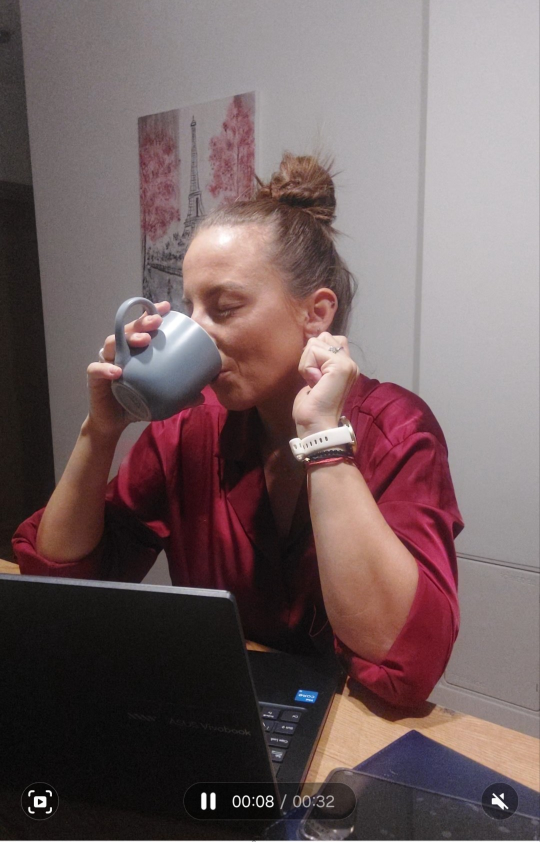
#> input picture video/source/1.jpg, 1080 x 1683 px (shown at 1/2 size); its folder holds 4 pictures in this run
$ python render.py
#> lines starting #> are read from the running program, lines starting #| are printed output that depends on the picture
"""Render the DAY 01 reel (1080x1920, 25 s) from stills in source/ (+ optional works/).

Usage: python3 render.py   ->  day01.mp4 + day01.srt
Put your strongest AI works (jpg/png) into works/ – scene 3 cuts through them
and the last one is used as the final campaign visual in scene 5. Without them,
crops of the laptop screen from source/2.jpg are used.
"""
import glob, os, subprocess
from PIL import Image, ImageDraw, ImageFilter, ImageFont, ImageEnhance

HERE = os.path.dirname(os.path.abspath(__file__))
W, H, FPS = 1080, 1920, 30
FONT = "/usr/share/fonts/opentype/inter/Inter-SemiBold.otf"
FONT_B = "/usr/share/fonts/opentype/inter/InterDisplay-Bold.otf"
FONT_L = "/usr/share/fonts/opentype/inter/Inter-Medium.otf"
UI_CROP = 210  # bottom video-player bar on the screenshots


def load(name, ui=True):
#> called with name = '1.jpg', ui = True
    im = Image.open(os.path.join(HERE, "source", name)).convert("RGB")
#> im is the input picture: PIL image 1080x1683 RGB; mean R, G, B 113.5, 95.5, 96.4
    if ui:
        im = im.crop((0, 0, im.width, im.height - UI_CROP))
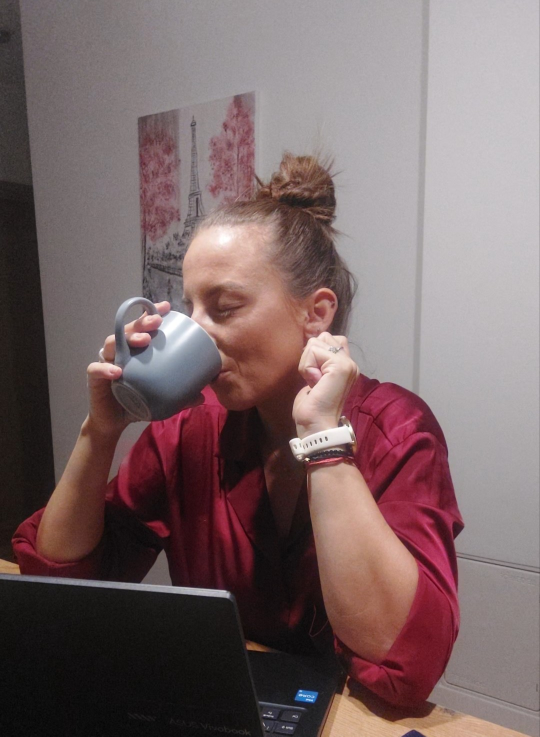
#> im: PIL image 1080x1473 RGB (shown at 1/2 size); mean R, G, B 121.6, 101.9, 102.8
    return im


def grade(im):
    im = ImageEnhance.Contrast(im).enhance(1.06)
    return ImageEnhance.Color(im).enhance(0.92)


# [28 lines left out: functions cover, card, not called in this run]


# ---------- assets ----------
S1, S2, S3, S4, S5 = (load("1.jpg"), load("2.jpg", ui=False), load("3.jpg"),
                      load("4.jpg"), load("5.jpg"))
#> call 2 of load, with name = '2.jpg', ui = False
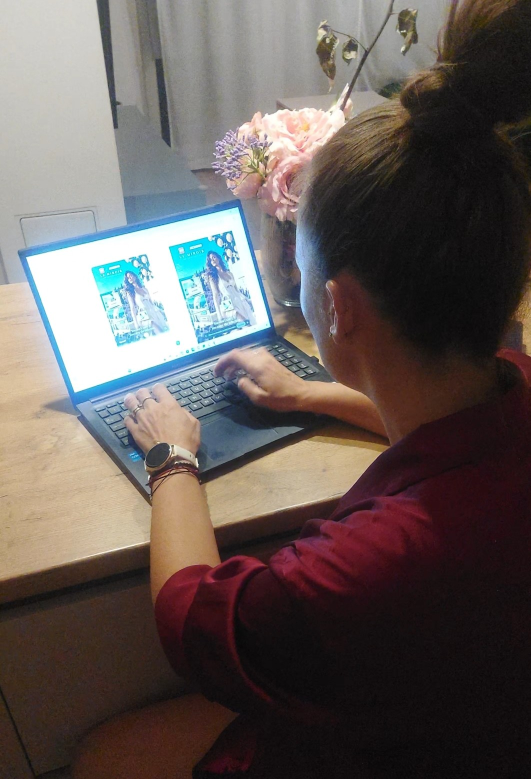
#> input picture video/source/2.jpg, 1062 x 1558 px (shown at 1/2 size)
#> in load, im is the input picture: PIL image 1062x1558 RGB; mean R, G, B 99.8, 91.2, 88.2
#> call 3 of load, with name = '3.jpg', ui = True
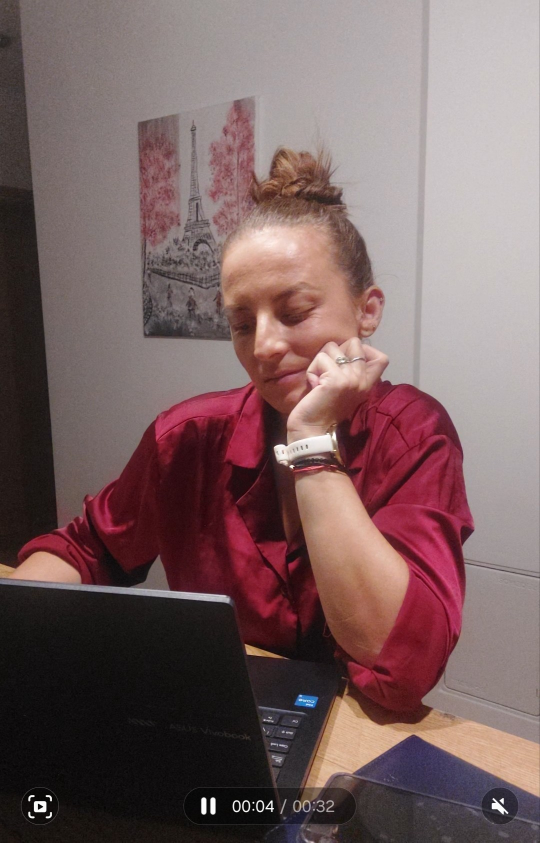
#> input picture video/source/3.jpg, 1080 x 1685 px (shown at 1/2 size)
#> in load, im is the input picture: PIL image 1080x1685 RGB; mean R, G, B 120.5, 97, 97.2
#> in load (call 3), `im = im.crop((0, 0, im.width, im.height - UI_CROP))`:
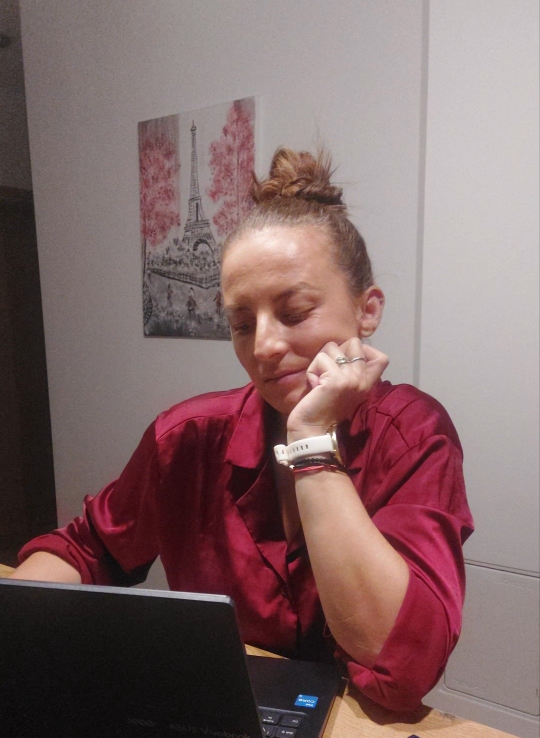
#> im: PIL image 1080x1475 RGB (shown at 1/2 size); mean R, G, B 129.2, 103.6, 103.8
#> call 4 of load, with name = '4.jpg', ui = True
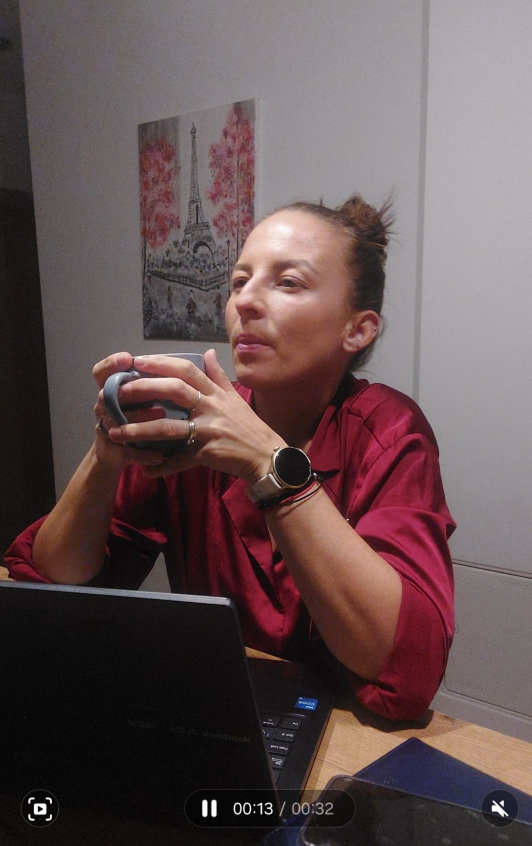
#> input picture video/source/4.jpg, 1063 x 1691 px (shown at 1/2 size)
#> in load, im is the input picture: PIL image 1063x1691 RGB; mean R, G, B 98.9, 81.1, 82
#> in load (call 4), `im = im.crop((0, 0, im.width, im.height - UI_CROP))`:
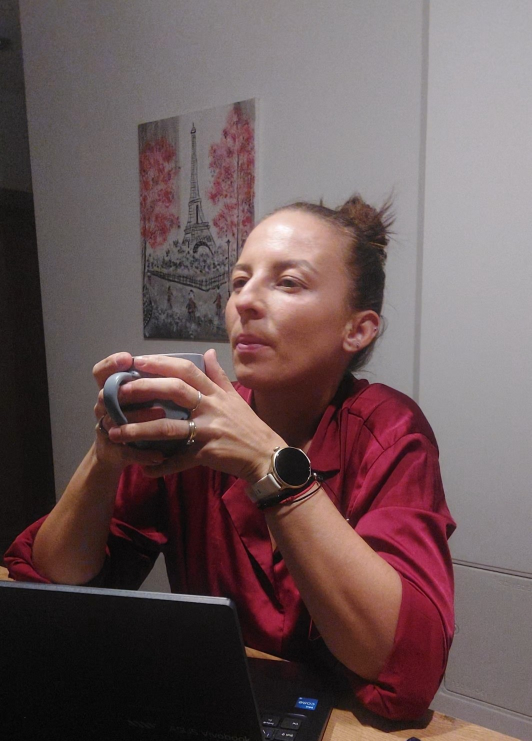
#> im: PIL image 1063x1481 RGB (shown at 1/2 size); mean R, G, B 106.7, 87.1, 88.1
#> (the run stopped early here; a loop or call above may not have finished)
